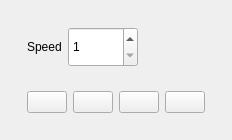
           <widget class="QStackedWidget" name="stackedWidget_2">
            <property name="enabled">
             <bool>true</bool>
            </property>
            <property name="currentIndex">
             <number>0</number>
            </property>
            <widget class="QWidget" name="buttonPages">
             <layout class="QVBoxLayout" name="verticalLayout_12">
              <item alignment="Qt::AlignTop">
               <widget class="QWidget" name="widget_8" native="true">
                <layout class="QVBoxLayout" name="verticalLayout_15">
                 <item alignment="Qt::AlignLeft">
                  <widget class="QWidget" name="widget_9" native="true">
                   <layout class="QHBoxLayout" name="horizontalLayout_7">
                    <item>
                     <widget class="QLabel" name="label_5">
                      <property name="text">
                       <string>Speed</string>
                      </property>
                     </widget>
                    </item>
                    <item>
                     <widget class="QSpinBox" name="speedSelector">
                      <property name="sizePolicy">
                       <sizepolicy hsizetype="Minimum" vsizetype="Minimum">
                        <horstretch>0</horstretch>
                        <verstretch>0</verstretch>
                       </sizepolicy>
                      </property>
                      <property name="minimumSize">
                       <size>
                        <width>70</width>
                        <height>40</height>
                       </size>
                      </property>
                      <property name="maximumSize">
                       <size>
                        <width>60</width>
                        <height>16777215</height>
                       </size>
                      </property>
                      <property name="minimum">
                       <number>1</number>
                      </property>
                      <property name="maximum">
                       <number>10</number>
                      </property>
                     </widget>
                    </item>
                   </layout>
                  </widget>
                 </item>
                 <item alignment="Qt::AlignLeft">
                  <widget class="QWidget" name="widget_10" native="true">
                   <layout class="QHBoxLayout" name="horizontalLayout_9">
                    <item>
                     <widget class="QPushButton" name="backwardBtn">
                      <property name="text">
                       <string/>
                      </property>
                      <property name="icon">
                       <iconset resource="../resources/resources.qrc">
                        <normaloff>:/resources/icons/arrow-left-circle.svg</normaloff>:/resources/icons/arrow-left-circle.svg</iconset>
                      </property>
                      <property name="iconSize">
                       <size>
                        <width>24</width>
                        <height>24</height>
                       </size>
                      </property>
                     </widget>
                    </item>
                    <item>
                     <widget class="QPushButton" name="stopBtn">
                      <property name="text">
                       <string/>
                      </property>
                      <property name="icon">
                       <iconset resource="../resources/resources.qrc">
                        <normaloff>:/resources/icons/stop-circle.svg</normaloff>:/resources/icons/stop-circle.svg</iconset>
                      </property>
                      <property name="iconSize">
                       <size>
                        <width>24</width>
                        <height>24</height>
                       </size>
                      </property>
                     </widget>
                    </item>
                    <item>
                     <widget class="QPushButton" name="playBtn">
                      <property name="text">
                       <string/>
                      </property>
                      <property name="icon">
                       <iconset resource="../resources/resources.qrc">
                        <normaloff>:/resources/icons/play-circle.svg</normaloff>:/resources/icons/play-circle.svg</iconset>
                      </property>
                      <property name="iconSize">
                       <size>
                        <width>24</width>
                        <height>24</height>
                       </size>
                      </property>
                     </widget>
                    </item>
                    <item>
                     <widget class="QPushButton" name="forwardBtn">
                      <property name="text">
                       <string/>
                      </property>
                      <property name="icon">
                       <iconset resource="../resources/resources.qrc">
                        <normaloff>:/resources/icons/arrow-right-circle.svg</normaloff>:/resources/icons/arrow-right-circle.svg</iconset>
                      </property>
                      <property name="iconSize">
                       <size>
                        <width>24</width>
                        <height>24</height>
                       </size>
                      </property>
                     </widget>
                    </item>
                   </layout>
                  </widget>
                 </item>
                </layout>
               </widget>
              </item>
             </layout>
            </widget>
            <widget class="QWidget" name="page_2"/>
           </widget>
